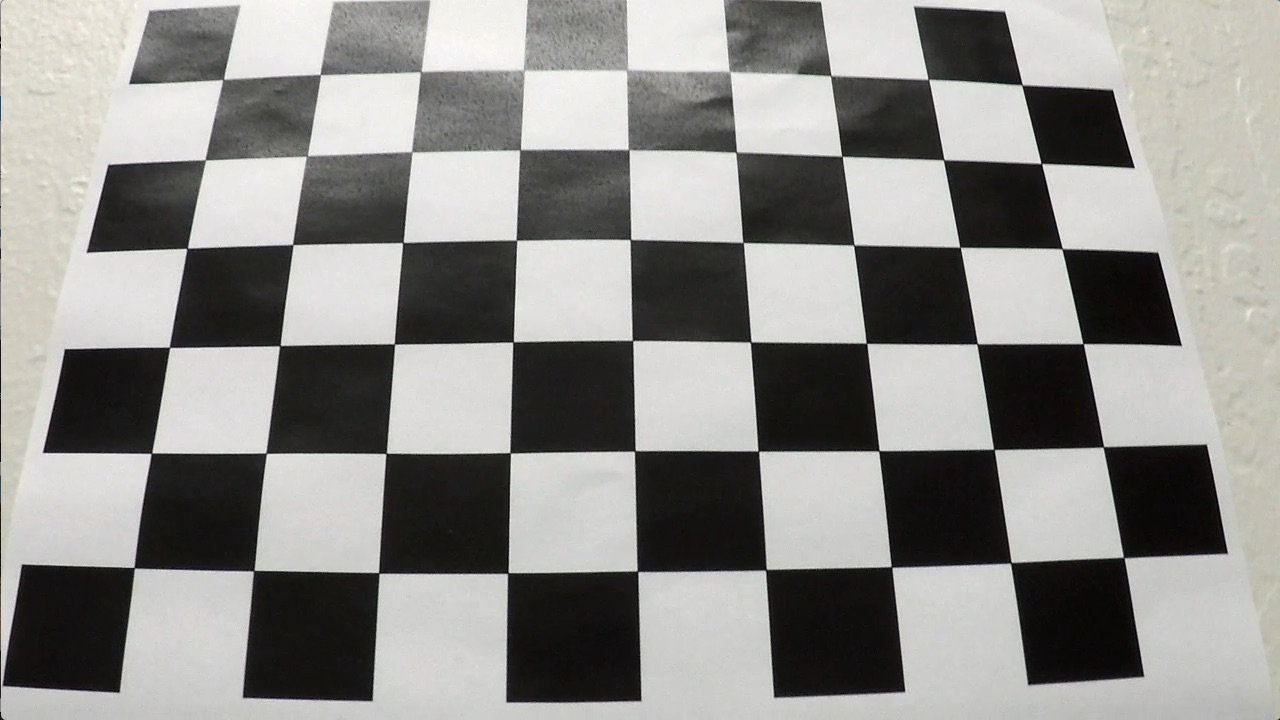
#> input picture camera_calibration/calibration3.jpg, 1280 x 720 px
$ python calibrationgrid_test.py
#> lines starting #> are read from the running program, lines starting #| are printed output that depends on the picture; after the words box and inside, x2 and y2 are one past the last pixel; in counts of white or black regions, pixels touching at a corner belong together
import pickle
import cv2
import numpy as np
import matplotlib.pyplot as plt
import matplotlib.image as mpimg
import glob

# Read in the saved objpoints and imgpoints

# Read an calibration image
nx = 9
ny = 6

img = cv2.imread('camera_calibration/calibration3.jpg')
#> img is the input picture: shape (720, 1280, 3); mean B, G, R 138.1, 141, 141.8
gray = cv2.cvtColor(img,cv2.COLOR_BGR2GRAY)

#plt.show()

#chesboard paramiters

objpoints = []
imgpoints = []

objp = np.zeros((nx*ny,3),np.float32)

print(objp)
objp[:,:2] = np.mgrid[0:nx,0:ny].T.reshape(-1,2)

print("AHHH",objp)
ret, corners = cv2.findChessboardCorners(gray, (nx,ny), None)
#> ret = True; corners = 54 rows, first 8: [224.4, 78.44], [319.5, 74.21], [421.5, 70.78], [524.5, 70.76], [625.8, 70.84], [729.5, 71.51], [830.6, 75.96], [927.9, 78.63]

if ret:
    imgpoints.append(corners)
    objpoints.append(objp)


img = cv2.drawChessboardCorners(img, (nx,ny), corners, ret)
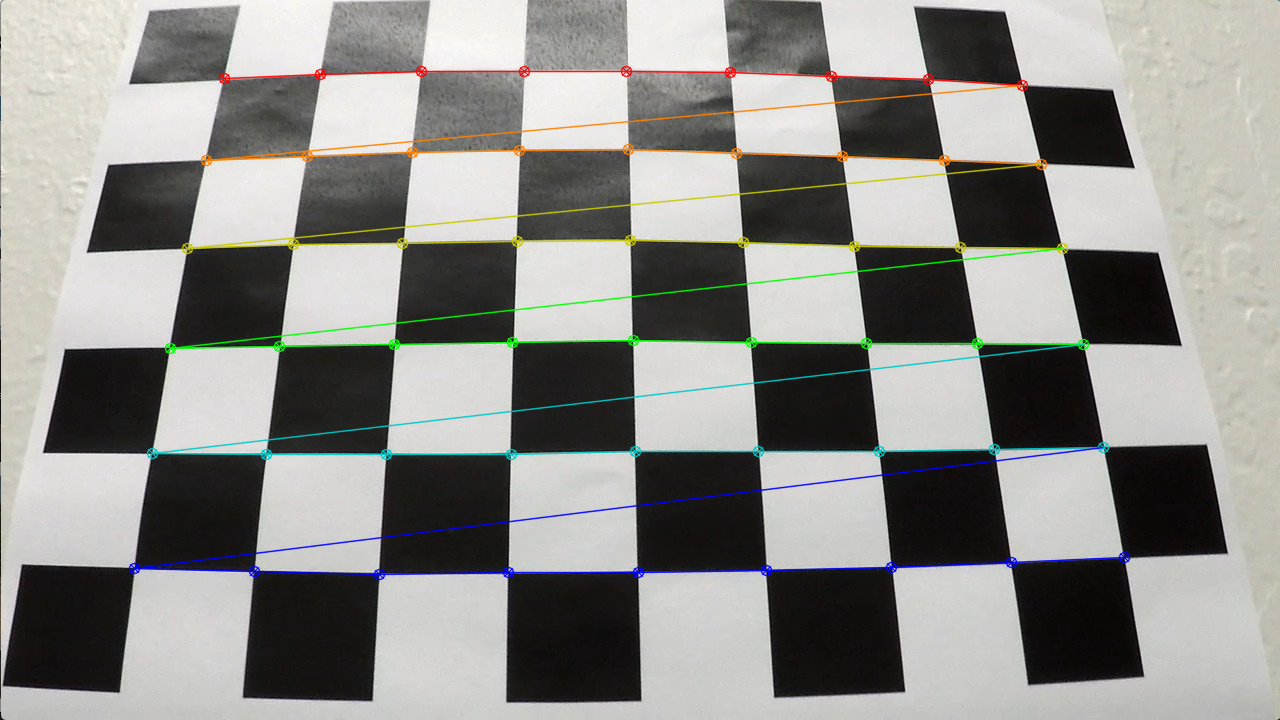
#> img: shape (720, 1280, 3); 3.66% of pixels changed, all inside (x1, y1, x2, y2) = (128, 65, 1131, 581)

ret, mtx, dist, rvecs, tvecs = cv2.calibrateCamera(objpoints, imgpoints, gray.shape[::-1], None, None)
#> ret = 1.12; mtx = [[1364.2, 0, 697.7], [0, 1379.1, 344.7], [0, 0, 1]]; dist = [[-0.327, -0.363, 0.018, -0.00245, 1.48]]; rvecs = ([-0.514, -0.0895, -0.0234],); tvecs = ([-4.67, -2.64, 12.53],)

dst = cv2.undistort(img, mtx, dist, None, mtx)
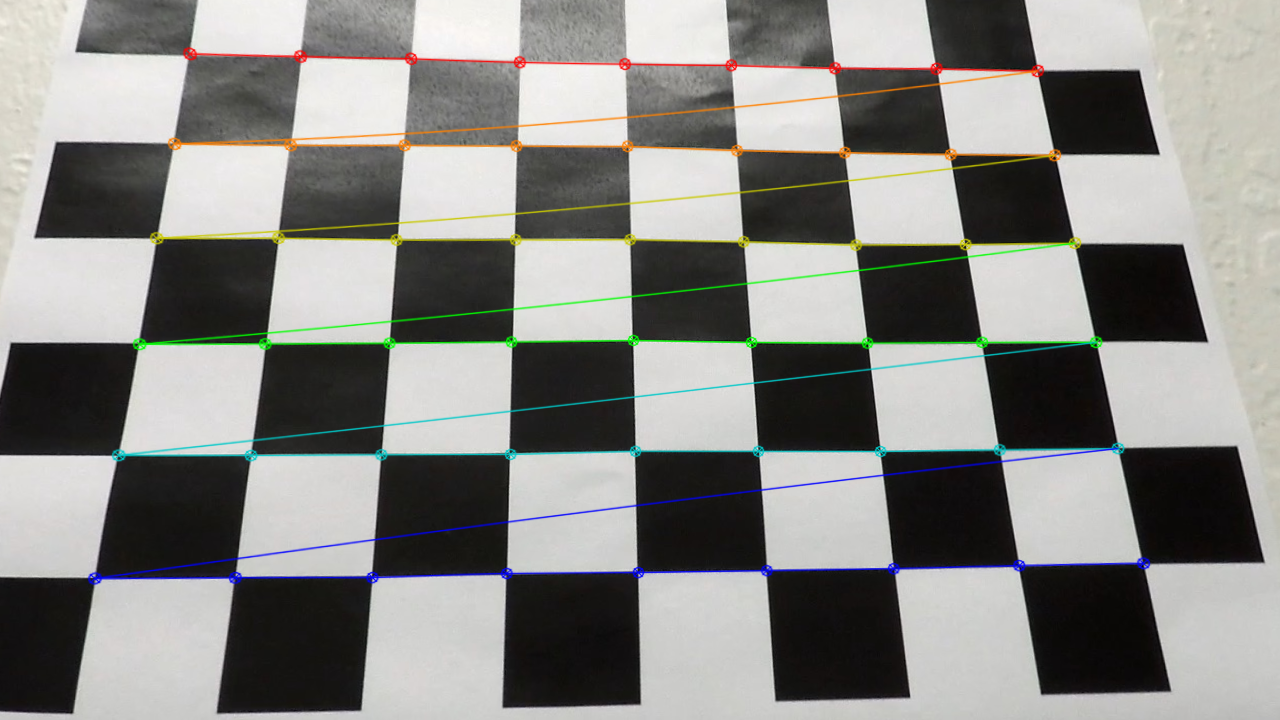
#> dst: shape (720, 1280, 3); mean B, G, R 132.2, 135.5, 135.6

plt.imshow(img,cmap='Greys_r')
plt.show()


# # TODO: Write a function that takes an image, object points, and image points
# # performs the camera calibration, image distortion correction and
# # returns the undistorted image
# def cal_undistort(img, objpoints, imgpoints):
#     # Use cv2.calibrateCamera() and cv2.undistort()
#     undist = np.copy(img)  # Delete this line
#     return undist
#
# undistorted = cal_undistort(img, objpoints, imgpoints)
#
# f, (ax1, ax2) = plt.subplots(1, 2, figsize=(24, 9))
# f.tight_layout()
# ax1.imshow(img)
# ax1.set_title('Original Image', fontsize=50)
# ax2.imshow(undistorted)
# ax2.set_title('Undistorted Image', fontsize=50)
# plt.subplots_adjust(left=0., right=1, top=0.9, bottom=0.)

$ run again, with camera_calibration/calibration10.jpg copied over camera_calibration/calibration3.jpg
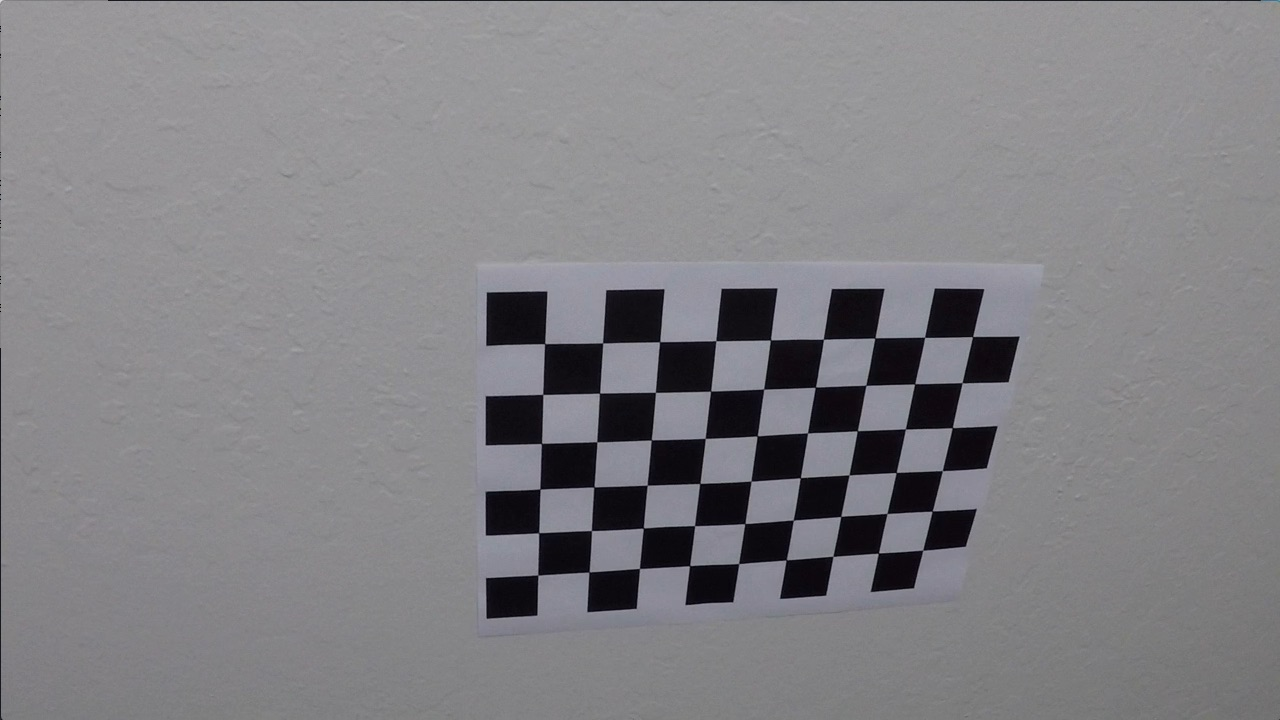
#> input picture camera_calibration/calibration10.jpg, 1280 x 720 px
#> img is the input picture: shape (720, 1280, 3); mean B, G, R 133.1, 129.4, 130.2
#> `ret, corners = cv2.findChessboardCorners(gray, (nx,ny), None)`: ret = True; corners = 54 rows, first 8: [545.3, 343.1], [602.7, 342.8], [660.1, 341.3], [715.8, 340.7], [770.6, 340], [823.5, 339.2], [874.3, 338.5], [925.1, 337.4]
#> `img = cv2.drawChessboardCorners(img, (nx,ny), corners, ret)`:
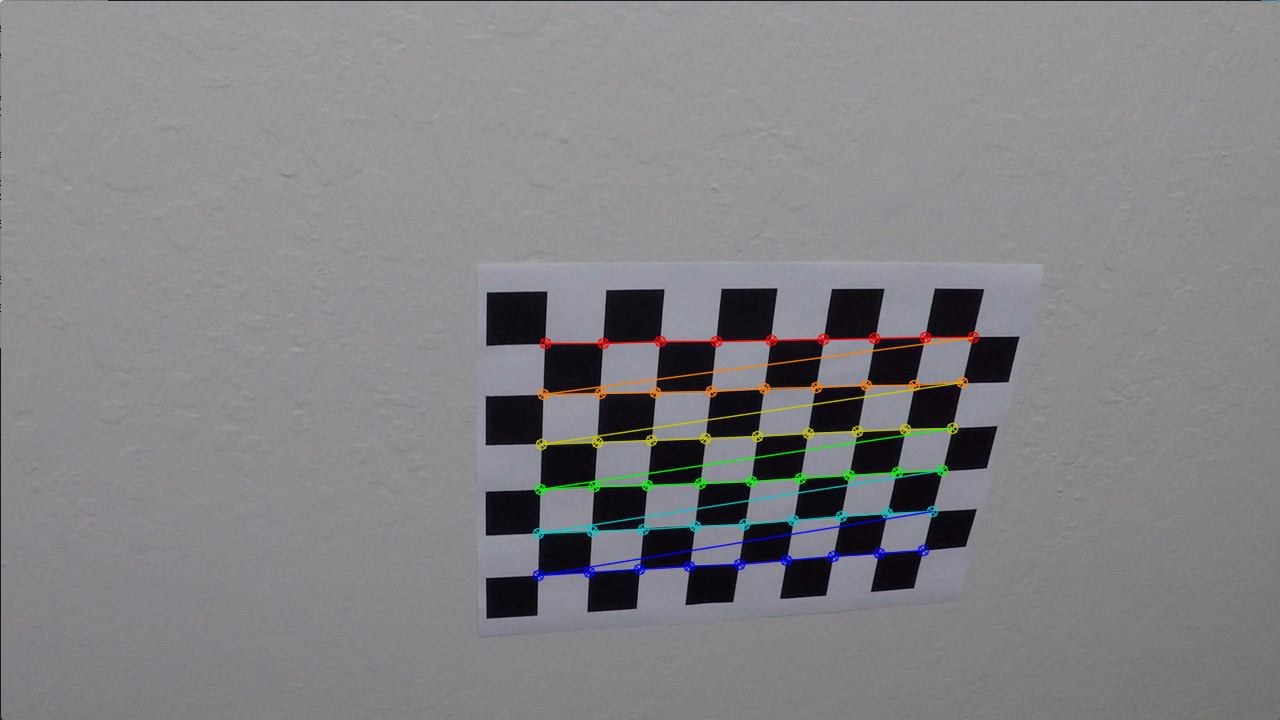
#> img: shape (720, 1280, 3); 1.91% of pixels changed, all inside (x1, y1, x2, y2) = (532, 331, 980, 582)
#> `ret, mtx, dist, rvecs, tvecs = cv2.calibrateCamera(objpoints, imgpoint..`: ret = 0.68; mtx = [[1143.7, 0, 681.7], [0, 1109.2, 367.7], [0, 0, 1]]; dist = [[-0.515, 2.99, -0.00876, 0.00937, 1.41]]; rvecs = ([0.451, -0.252, 0.0361],); tvecs = ([-2.31, -0.422, 19.12],)
#> `dst = cv2.undistort(img, mtx, dist, None, mtx)`:
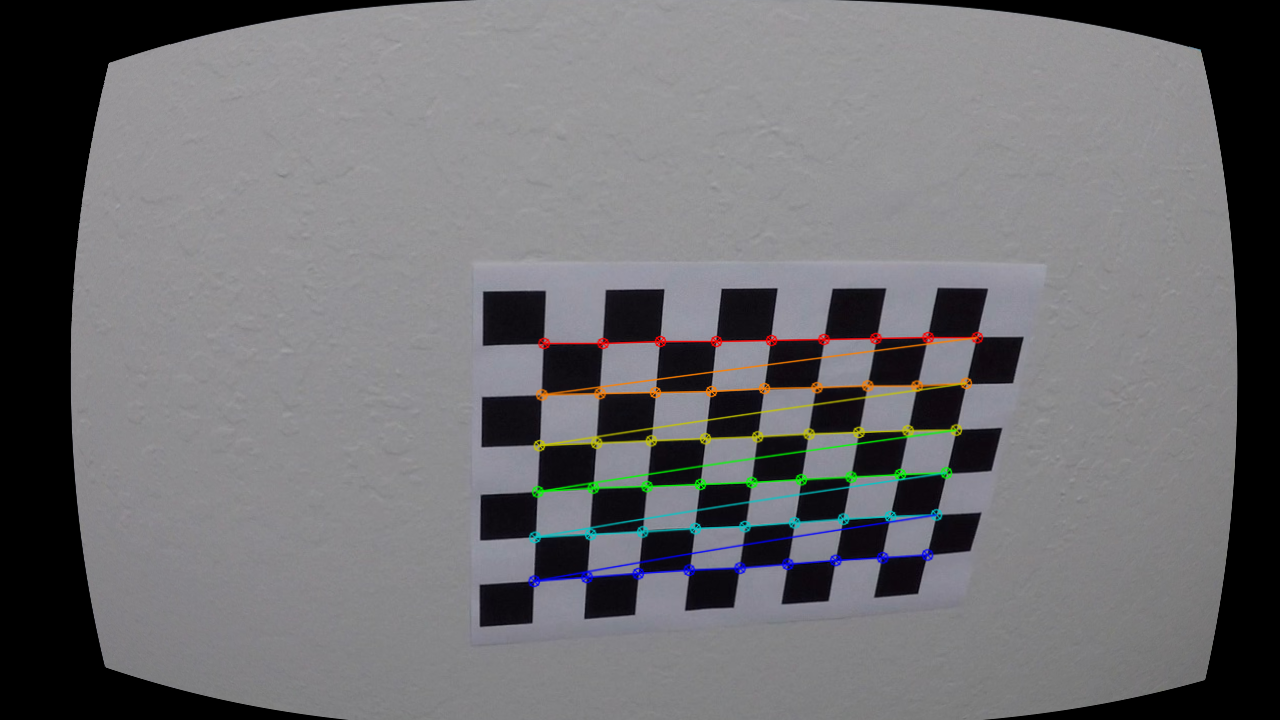
#> dst: shape (720, 1280, 3); mean B, G, R 113.6, 110.9, 111.3

$ run again, with camera_calibration/calibration11.jpg copied over camera_calibration/calibration3.jpg
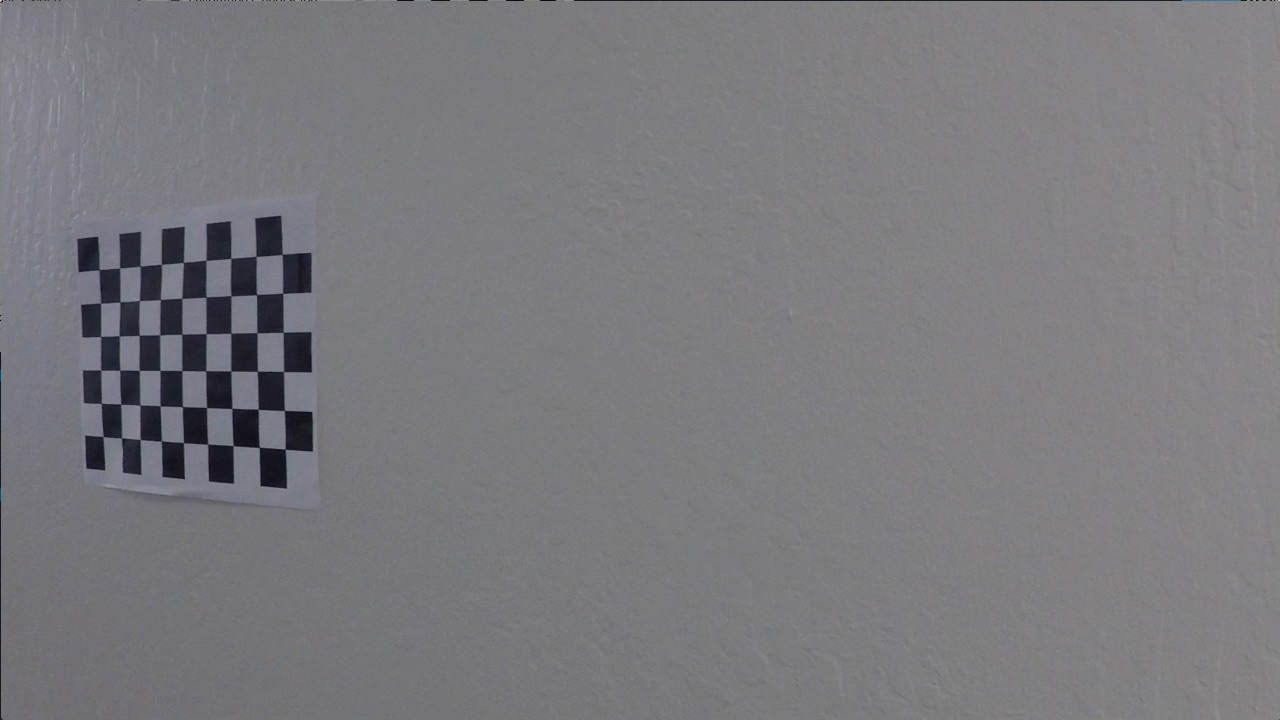
#> input picture camera_calibration/calibration11.jpg, 1280 x 720 px
#> img is the input picture: shape (720, 1280, 3); mean B, G, R 125.2, 121.7, 122.2
#> `ret, corners = cv2.findChessboardCorners(gray, (nx,ny), None)`: ret = True; corners = 54 rows, first 8: [99.22, 269.6], [119.6, 268], [140.1, 266.1], [161.3, 264.5], [183.3, 262.5], [206.1, 260.3], [230.7, 258.2], [256.2, 256.3]
#> `img = cv2.drawChessboardCorners(img, (nx,ny), corners, ret)`:
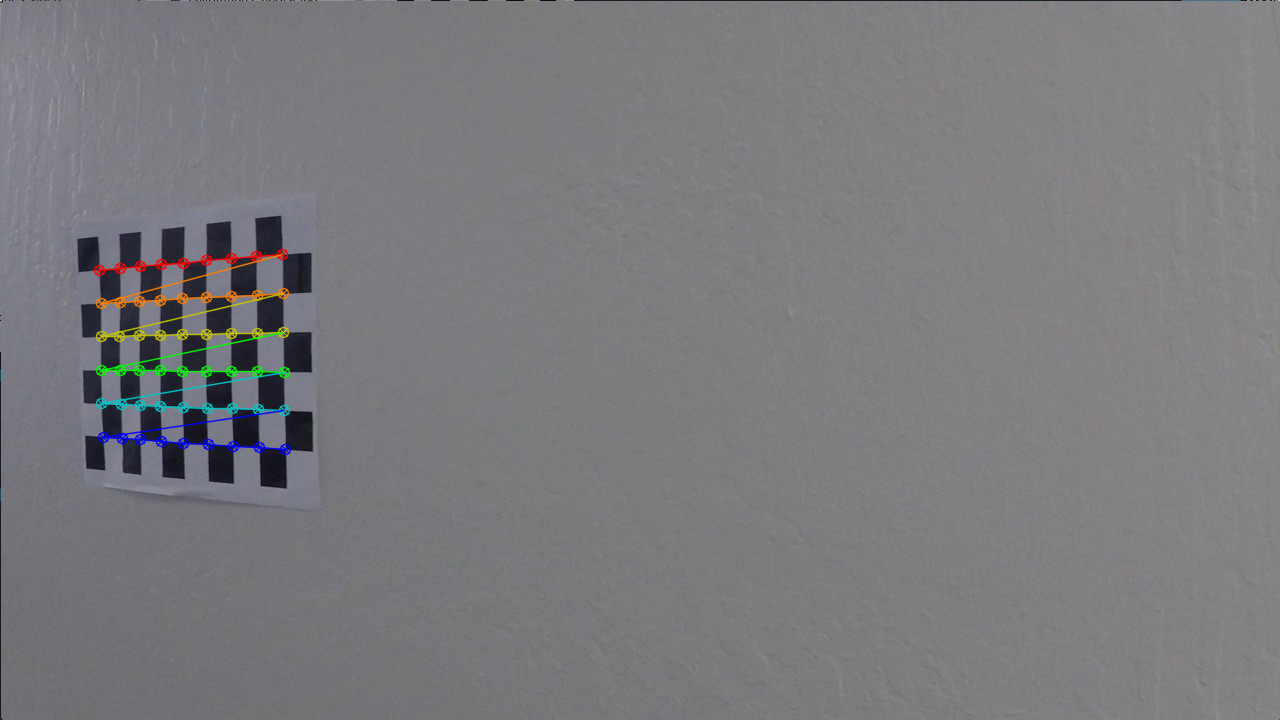
#> img: shape (720, 1280, 3); 1.11% of pixels changed, all inside (x1, y1, x2, y2) = (93, 248, 292, 456)
#> `ret, mtx, dist, rvecs, tvecs = cv2.calibrateCamera(objpoints, imgpoint..`: ret = 0.648; mtx = [[1614.2, 0, 729.5], [0, 1906.5, 355.6], [0, 0, 1]]; dist = [[-1, -6.58, 0.00683, -0.193, 20.36]]; rvecs = ([0.0328, 0.328, -0.00421],); tvecs = ([-20.51, -2.63, 51.99],)
#> `dst = cv2.undistort(img, mtx, dist, None, mtx)`:
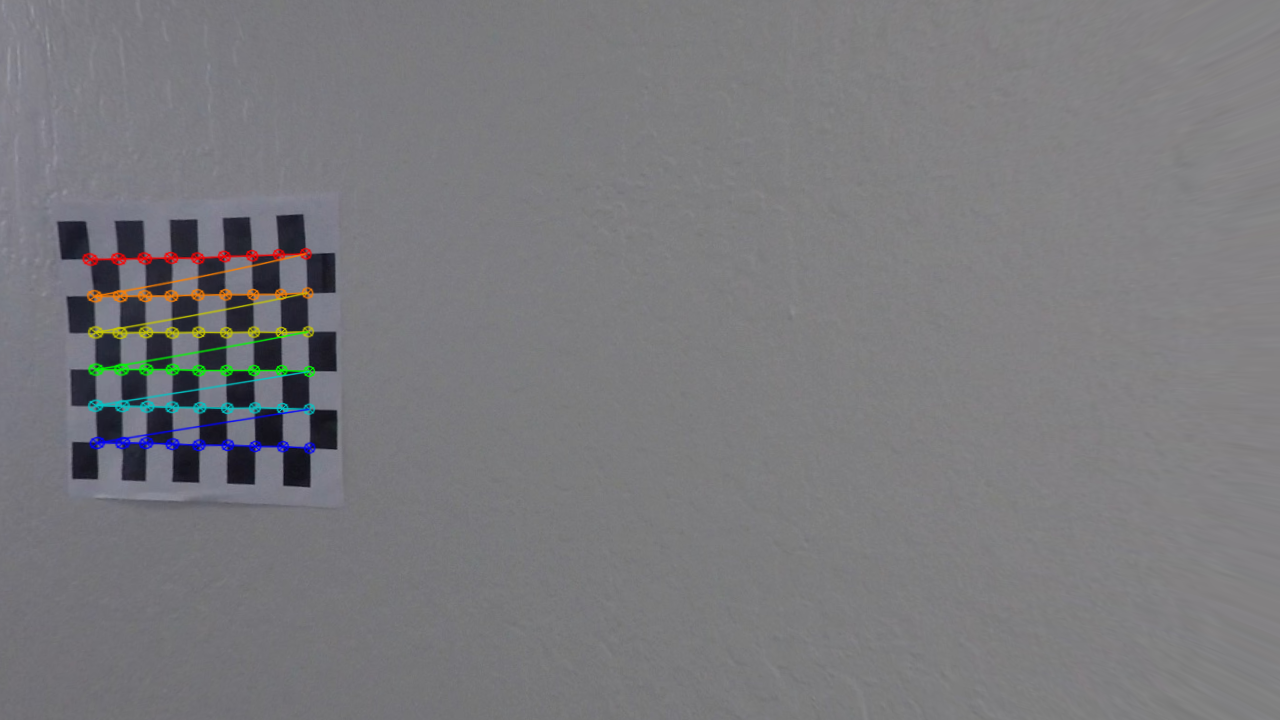
#> dst: shape (720, 1280, 3); mean B, G, R 124.5, 121.3, 121.6
